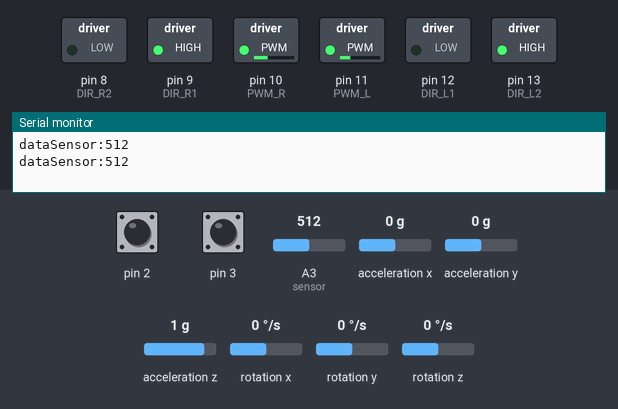
This sketch was run on a simulated Arduino Leonardo, built with avr-gcc and run on an emulated ATmega32U4. Parts: switched loads named in the sketch (green lamp = pin HIGH), the last lines printed to the serial monitor. Wiring (inferred from the names in the program): MPU-6050 motion sensor at I2C address 0x68. The inputs (shaded band) are chosen by the test bench; at power-on: A3 (sensor) = 512, acceleration y 0 g, acceleration z 1 g, rotation x 0 °/s, pin 2 HIGH, pin 3 HIGH, acceleration x 0 g, rotation y 0 °/s, rotation z 0 °/s.

Above: at 1.46 s.
1.5 s: A3 (sensor) set to 860
4.6 s: acceleration y set to -0.8 g
At 4.97 s:
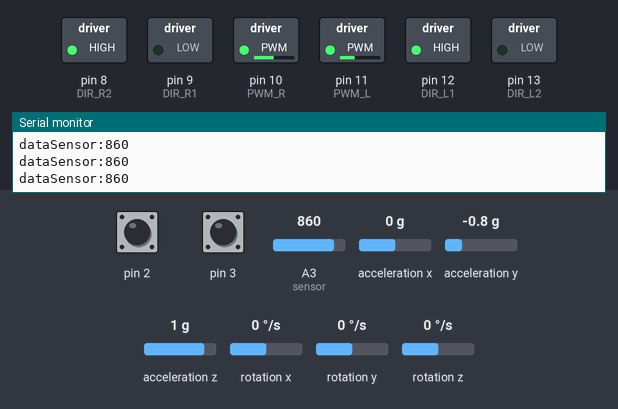
At 5.77 s:
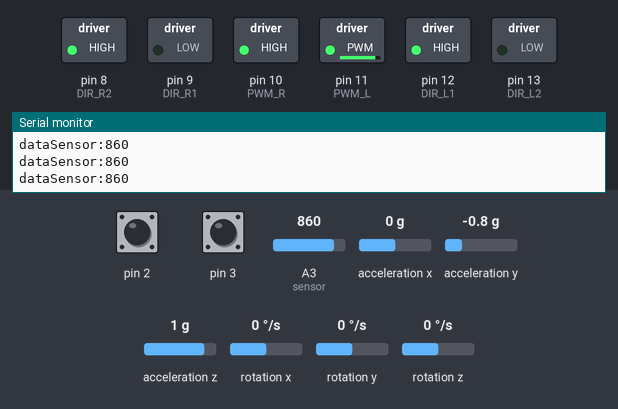
7.7 s: acceleration z set to -1.4 g
9.2 s: acceleration z set to 1.4 g
At 10.64 s:
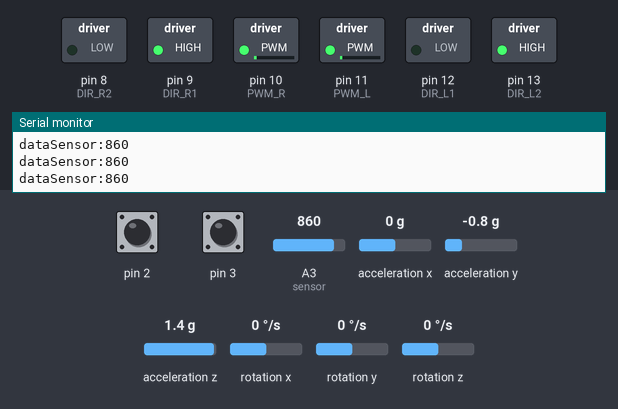
12.3 s: acceleration y set to 0.8 g
At 12.71 s:
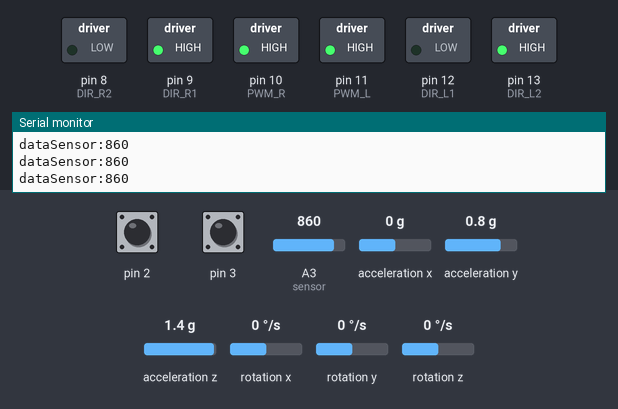
14.2 s: rotation x set to -192 °/s
Timing chart, 0 to 17.8 s (numbered marks = the images above; inputs shaded):
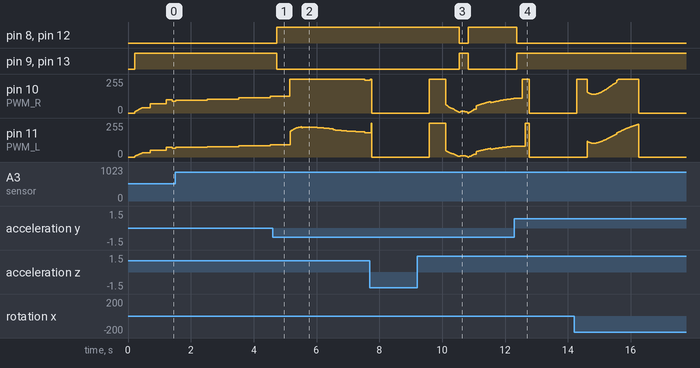

The sketch:

balancingRobot.ino
```cpp
#include <EEPROM.h>
#include <Wire.h>
#include "Kalman.h"
#include "I2C.h"
#include "PinChangeInt.h"

/* Motor */
#define PWM_L 11  //M1
#define PWM_R 10  //M2
#define DIR_R1 9
#define DIR_R2 8
#define DIR_L1 12
#define DIR_L2 13

/* Encoder */
#define SPD_INT_R 2   //interrupt
#define SPD_PUL_R 4
#define SPD_INT_L 3   //interrupt
#define SPD_PUL_L 5

/*  Zone */
uint32_t  ZoneATimer;
uint32_t  ZoneBTimer;
uint32_t  ZoneCTimer;
uint32_t  ZoneDTimer;
uint32_t  checkZoneTimer;

//int dataSensor = 0;
int activeZoneA = 1;
int activeZoneB = 0;
int activeZoneC = 0;
int activeZoneD = 0;

int numberZoneA = 0;
//int roundZoneA = 0;
//int numbertestZone = 0;
int numberZoneB = 0;
//int roundZoneB = 0;
int numberZoneC = 0;
int numberZoneD = 0;


/* Contants */
const double Kp = 6.2;              //proportial gain for tilt angle
const double Kd = 0.3;              //derivative gain for tilt rate
const double Ki = 0.5;              //integral gain for tilt angle
const double Ks = 0.2;              //proportional gain for car velocity based on encoder counts
const double Kl = 0.0;              //proportional gain for car location based on encoder counts
const double maxIntegrator = 50.0;  // maximum integrator accumulator
double angle_zero = 1.0;            // angular offset between the sensor zero tilt and the balance point of the car
const double updateRate = 0.004;    //4ms updates// time between state/control updates

typedef struct State {
  int encCountL = 0;              // raw encoder counts
  int encCountR = 0;              // raw encoder counts
  int pos = 0;                    // position of car in encoder counts
  double angle;                   // tilt of car in degrees
  double gyro;                    // tilt rate of car degrees per second
  double vel;                     // velocity of car in encoder counts per second
  double temp;                    // temperature in degrees
  Kalman kalman;                  // Kalman filter for angle
} State;

typedef struct Command {
  double vel = 0;                 // commanded speed
  double turn = 0;                // commanded turn rate
  double pos = 0;                 // commanded position
  int pwmL = 0;                   // raw motor command
  int pwmR = 0;                   // raw motor command
} Command;

State s;
Command c;

void setup() {
  Serial.begin(9600);
  Serial1.begin(9600);
  Wire.begin();

  pinMode(SPD_PUL_L, INPUT);
  pinMode(SPD_PUL_R, INPUT);
  pinMode(PWM_L, OUTPUT);
  pinMode(PWM_R, OUTPUT);
  pinMode(DIR_L1, OUTPUT);
  pinMode(DIR_L2, OUTPUT);
  pinMode(DIR_R1, OUTPUT);
  pinMode(DIR_R2, OUTPUT);

  // init IMU
  uint8_t i2cData[14];
  TWBR = ((F_CPU / 400000L) - 16) / 2; // Set I2C frequency to 400kHz
  i2cData[0] = 7; // Set the sample rate to 1000Hz - 8kHz/(7+1) = 1000Hz
  i2cData[1] = 0x00; // Disable FSYNC and set 260 Hz Acc filtering, 256 Hz Gyro filtering, 8 KHz sampling
  i2cData[2] = 0x00; // Set Gyro Full Scale Range to ±250deg/s
  i2cData[3] = 0x00; // Set Accelerometer Full Scale Range to ±2g
  while (i2cWrite(0x19, i2cData, 4, false)); // Write to all four registers at once
  while (i2cWrite(0x6B, 0x01, true)); // PLL with X axis gyroscope reference and disable sleep mode
  while (i2cRead(0x75, i2cData, 1));
  if (i2cData[0] != 0x68) { // Read "WHO_AM_I" register
    Serial.print(F("Error reading sensor"));
    while (1);
  }

  // encoder interrupts
  attachInterrupt(digitalPinToInterrupt(2), Encoder_R, FALLING);
  attachInterrupt(digitalPinToInterrupt(3), Encoder_L, FALLING);

  delay(200); // Wait for sensor to stabilize

  updateState(true);
  ZoneATimer = micros();
  ZoneBTimer = micros();
  ZoneCTimer = micros();
  ZoneDTimer = micros();
}

void loop()
{
  if(updateState(false))
  {
    checkZone();
    zoneA();
    zoneB();
    zoneC();
    zoneD();
    updatePWM();
    commandMotors();
  }
}

///////////////// testZone /////////////////
////////////////////////////////////////////
int checkZone()
{
  int dataSensor;

  if((micros() - checkZoneTimer) >= 500000) //0.5s
  {
    dataSensor = analogRead(A3);            //read data from sensor
    Serial.print("dataSensor:");
    Serial.println(dataSensor);

    if(dataSensor > 850 && activeZoneA == 1)
    {
      activeZoneA = 0;
      activeZoneB = 1;
      activeZoneC = 0;
      checkZoneTimer = micros();
    }
    else if(dataSensor <= 850 && activeZoneB == 1)
    {
      activeZoneA = 0;
      activeZoneB = 0;
      activeZoneC = 1;
      checkZoneTimer = micros();
    }
    else if(dataSensor > 850 && activeZoneC == 1)
    {
      activeZoneA = 0;
      activeZoneB = 0;
      activeZoneC = 0;
      activeZoneD = 1;
      checkZoneTimer = micros();
    }
    else if(dataSensor <= 850 && activeZoneD == 1)
    {
      activeZoneA = 0;
      activeZoneB = 0;
      activeZoneC = 0;
      activeZoneD = 0;
      checkZoneTimer = micros();
    }
    else
    {
      checkZoneTimer = micros();
    }
  }
}

///////////////// Zone A /////////////////
//////////////////////////////////////////
int zoneA()
{
  if((micros() - ZoneATimer) >= 500000 && numberZoneA < 2 && activeZoneA == 1) //0.5s
  {
    angle_zero += 3.4;
    numberZoneA++;
    ZoneATimer = micros();
    return 1;
  }
  if((micros() - ZoneATimer) >= 200000 && numberZoneA >= 2 && numberZoneA < 5 && activeZoneA == 1) //0.2s
  {
    angle_zero -= 1.3;
    numberZoneA++;
    ZoneATimer = micros();
    return 1;
  }
  if((micros() - ZoneATimer) >= 500000 && numberZoneA >= 5 && numberZoneA < 6 && activeZoneA == 1)
  {
    angle_zero = 1.0;
    numberZoneA++;
    ZoneATimer = micros();
    return 1;
  }
  if((micros() - ZoneATimer) >= 500000 && numberZoneA == 6 && activeZoneA == 1)
  {
    //angle_zero = 1.0;
    numberZoneA = 0;
    ZoneATimer = micros();
    return 1;
  }
/*  if(roundZoneA == 4 && roundZoneB == 0)
  {
    roundZoneB = 1;
    roundZoneA++;
    //angle_zero = 0.0;
    ZoneATimer = micros();
    return 1;
  } */
 return 0;
}

///////////////// Zone B /////////////////
//////////////////////////////////////////

int zoneB()
{
  if((micros() - ZoneBTimer) >= 1000000 && angle_zero < 24 && activeZoneB == 1) //1s
  {
    angle_zero += 1.1 ;
    //numberZoneB++;
    ZoneBTimer = micros();
    return 1;
  }
  else if((micros() - ZoneBTimer) >= 500000 && angle_zero >= 24 && activeZoneB == 1) //1s
  {
    //angle_zero = 24 ; //27 is ok
    //numberZoneB++;
    ZoneBTimer = micros();
    return 1;
  }
  return 0;
}

///////////////// Zone C /////////////////
//////////////////////////////////////////
int zoneC()
{
  if((micros() - ZoneCTimer) >= 100000 && activeZoneC == 1) //0.1s
  {
    //numberZoneB++;
    if(angle_zero > 1)
    {
      angle_zero -= 2.0;
      ZoneCTimer = micros();
    }
    else
    {
      angle_zero = 0.0;
      ZoneCTimer = micros();
    }
    return 1;
  }
}

///////////////// Zone D /////////////////
//////////////////////////////////////////
int zoneD()
{
  if((micros() - ZoneDTimer) >= 1000000 && angle_zero > -22 && activeZoneD == 1) //1s
  {
    angle_zero -= 1.1 ;
    //numberZoneB++;
    ZoneDTimer = micros();
    return 1;
  }
  else if((micros() - ZoneDTimer) >= 500000 && angle_zero <= -22 && activeZoneD == 1) //1s
  {
    //angle_zero = 24 ; //27 is ok
    //numberZoneB++;
    ZoneBTimer = micros();
    return 1;
  }
  return 0;
}
///////////////// PWM ////////////////////
//////////////////////////////////////////
void updatePWM()
{
  int pwm;
  static int angleSum = 0;

  angleSum += s.angle;
  angleSum = constrain(angleSum, -maxIntegrator, maxIntegrator);

  pwm = s.angle * Kp                  // gain for angle
      + s.gyro * Kd                   // gain for rotation rate
      + angleSum * Ki                 // gain for integrated angle
      + (c.vel - s.vel) * Ks          // gain for car speed
      + (c.pos - s.pos) * Kl;         // gain for car location

  c.pwmL = pwm + c.turn;
  c.pwmR = pwm - c.turn;

  //Serial.print("angleSum:");
  //Serial.print(angleSum);
  //Serial.print(" s.pos:");
  //Serial.println(s.pos);
}

void commandMotors()
{
  uint8_t cmdL, cmdR;

  if (c.pwmL < 0)
  {
    digitalWrite(DIR_L1, HIGH);
    digitalWrite(DIR_L2, LOW);
    cmdL = c.pwmL < -255 ? 255 : -c.pwmL;
  }
  else
  {
    digitalWrite(DIR_L1, LOW);
    digitalWrite(DIR_L2, HIGH);
    cmdL = c.pwmL > 255 ? 255 : c.pwmL;
  }

  if (c.pwmR < 0)
  {
    digitalWrite(DIR_R1, LOW);
    digitalWrite(DIR_R2, HIGH);
    cmdR = c.pwmR < -255 ? 255 : -c.pwmR;
  }
  else
  {
    digitalWrite(DIR_R1, HIGH);
    digitalWrite(DIR_R2, LOW);
    cmdR = c.pwmR > 255 ? 255 : c.pwmR;
  }
  if(s.angle > 45 || s.angle < -45)
  {
    cmdR = 0;
    cmdL = 0;
  }
  analogWrite(PWM_L, cmdL);
  analogWrite(PWM_R, 1.35 * cmdR);
}

void Encoder_L()   //car up is positive car down is negative
{
  if (digitalRead(SPD_PUL_L))
    s.encCountL += 1;
  else
    s.encCountL -= 1;
}

void Encoder_R()    //car up is positive car down is negative
{
  if (!digitalRead(SPD_PUL_R))
    s.encCountR += 1;
  else
    s.encCountR -= 1;
}

int updateState(bool init)
{
  static uint32_t timer = 0;
  double kalAngle;
  double accX, accY, accZ;
  double gyroX, gyroY, gyroZ;
  uint8_t i2cData[14];
  uint8_t temperatureRaw;
  double roll, pitch;
  double dt = (double)(micros() - timer) / 1000000; // time since last update

  if(dt >= updateRate || init) // 4ms updates
  {

    /* read IMU */
    while (i2cRead(0x3B, i2cData, 14));
    accX = ((i2cData[0] << 8) | i2cData[1]);
    accY = ((i2cData[2] << 8) | i2cData[3]);
    accZ = ((i2cData[4] << 8) | i2cData[5]);
    temperatureRaw = (i2cData[6] << 8) | i2cData[7];
    gyroX = (i2cData[8] << 8) | i2cData[9];
    gyroY = (i2cData[10] << 8) | i2cData[11];
    gyroZ = (i2cData[12] << 8) | i2cData[13];

    // http://www.freescale.com/files/sensors/doc/app_note/AN3461.pdf eq. 25 and eq. 26
    roll  = atan2(accY, accZ) * RAD_TO_DEG;
    pitch = atan(-accX / sqrt(accY * accY + accZ * accZ)) * RAD_TO_DEG;

    s.gyro = gyroX / 131.0; // Convert to deg/s : http://www.invensense.com/products/motion-tracking/6-axis/mpu-6050/
    s.temp = temperatureRaw / 340.0 + 36.53;

    // This fixes the transition problem when the accelerometer angle jumps between -180 and 180 degrees
    if ((roll < -90 && kalAngle > 90) || (roll > 90 && kalAngle < -90) || init) {
      s.kalman.setAngle(roll);
      kalAngle = roll;
    } else
      kalAngle = s.kalman.getAngle(roll, s.gyro, dt); // Calculate the angle using a Kalman filter

    s.angle = kalAngle + angle_zero;

    // calculate car velocity and position from encoders
    s.pos += (s.encCountL + s.encCountR) / 2;
    s.pos = constrain(s.pos, -1000, 1000);
    s.vel = (s.encCountL + s.encCountR) / 2 / dt; // speed in encoder counts per second

    //Serial.print("encCountL:");
    //Serial.println(s.encCountL);

    //Serial.print("encCountR:");
    //Serial.println(s.encCountL);

    s.encCountL = 0;
    s.encCountR = 0;

    timer = micros();

    //Serial.print("kalAngle:");
    //Serial.println(kalAngle);

   return 1;
  }
  return 0;
}
```

I2C.h
```cpp
/*
 */

const uint8_t IMUAddress = 0x68; // AD0 is logic low on the PCB
const uint16_t I2C_TIMEOUT = 1000; // Used to check for errors in I2C communication


uint8_t i2cWrite(uint8_t registerAddress, uint8_t *data, uint8_t length, bool sendStop) {
  Wire.beginTransmission(IMUAddress);
  Wire.write(registerAddress);
  Wire.write(data, length);
  uint8_t rcode = Wire.endTransmission(sendStop); // Returns 0 on success
  if (rcode) {
    Serial.print(F("i2cWrite failed: "));
    Serial.println(rcode);
  }
  return rcode; // See: http://arduino.cc/en/Reference/WireEndTransmission
}

uint8_t i2cWrite(uint8_t registerAddress, uint8_t data, bool sendStop) {
  return i2cWrite(registerAddress, &data, 1, sendStop); // Returns 0 on success
}


uint8_t i2cRead(uint8_t registerAddress, uint8_t *data, uint8_t nbytes) {
  uint32_t timeOutTimer;
  Wire.beginTransmission(IMUAddress);
  Wire.write(registerAddress);
  uint8_t rcode = Wire.endTransmission(false); // Don't release the bus
  if (rcode) {
    Serial.print(F("i2cRead failed: "));
    Serial.println(rcode);
    return rcode; // See: http://arduino.cc/en/Reference/WireEndTransmission
  }
  Wire.requestFrom(IMUAddress, nbytes, (uint8_t)true); // Send a repeated start and then release the bus after reading
  for (uint8_t i = 0; i < nbytes; i++) {
    if (Wire.available())
      data[i] = Wire.read();
    else {
      timeOutTimer = micros();
      while (((micros() - timeOutTimer) < I2C_TIMEOUT) && !Wire.available());
      if (Wire.available())
        data[i] = Wire.read();
      else {
        Serial.println(F("i2cRead timeout"));
        return 5; // This error value is not already taken by endTransmission
      }
    }
  }
  return 0; // Success
}
```

Kalman.h
```cpp
/*
 Contact information
 -------------------
 */

#ifndef _Kalman_h
#define _Kalman_h

class Kalman {
public:
    Kalman() {
        /* We will set the variables like so, these can also be tuned by the user */
        Q_angle = 0.001;
        Q_bias = 0.003;
        R_measure = 0.03;

        angle = 0; // Reset the angle
        bias = 0; // Reset bias

        P[0][0] = 0; // Since we assume that the bias is 0 and we know the starting angle (use setAngle), the error covariance matrix is set like so - see: http://en.wikipedia.org/wiki/Kalman_filter#Example_application.2C_technical
        P[0][1] = 0;
        P[1][0] = 0;
        P[1][1] = 0;
    };
    // The angle should be in degrees and the rate should be in degrees per second and the delta time in seconds
    double getAngle(double newAngle, double newRate, double dt) {
        // KasBot V2  -  Kalman filter module - http://www.x-firm.com/?page_id=145
        // Modified by Kristian Lauszus
        // See my blog post for more information: http://blog.tkjelectronics.dk/2012/09/a-practical-approach-to-kalman-filter-and-how-to-implement-it

        // Discrete Kalman filter time update equations - Time Update ("Predict")
        // Update xhat - Project the state ahead
        /* Step 1 */
        rate = newRate - bias;
        angle += dt * rate;

        // Update estimation error covariance - Project the error covariance ahead
        /* Step 2 */
        P[0][0] += dt * (dt*P[1][1] - P[0][1] - P[1][0] + Q_angle);
        P[0][1] -= dt * P[1][1];
        P[1][0] -= dt * P[1][1];
        P[1][1] += Q_bias * dt;

        // Discrete Kalman filter measurement update equations - Measurement Update ("Correct")
        // Calculate Kalman gain - Compute the Kalman gain
        /* Step 4 */
        S = P[0][0] + R_measure;
        /* Step 5 */
        K[0] = P[0][0] / S;
        K[1] = P[1][0] / S;

        // Calculate angle and bias - Update estimate with measurement zk (newAngle)
        /* Step 3 */
        y = newAngle - angle;
        /* Step 6 */
        angle += K[0] * y;
        bias += K[1] * y;

        // Calculate estimation error covariance - Update the error covariance
        /* Step 7 */
        P[0][0] -= K[0] * P[0][0];
        P[0][1] -= K[0] * P[0][1];
        P[1][0] -= K[1] * P[0][0];
        P[1][1] -= K[1] * P[0][1];

        return angle;
    };
    void setAngle(double newAngle) { angle = newAngle; }; // Used to set angle, this should be set as the starting angle
    double getRate() { return rate; }; // Return the unbiased rate

    /* These are used to tune the Kalman filter */
    void setQangle(double newQ_angle) { Q_angle = newQ_angle; };
    void setQbias(double newQ_bias) { Q_bias = newQ_bias; };
    void setRmeasure(double newR_measure) { R_measure = newR_measure; };

    double getQangle() { return Q_angle; };
    double getQbias() { return Q_bias; };
    double getRmeasure() { return R_measure; };

private:
    /* Kalman filter variables */
    double Q_angle; // Process noise variance for the accelerometer
    double Q_bias; // Process noise variance for the gyro bias
    double R_measure; // Measurement noise variance - this is actually the variance of the measurement noise

    double angle; // The angle calculated by the Kalman filter - part of the 2x1 state vector
    double bias; // The gyro bias calculated by the Kalman filter - part of the 2x1 state vector
    double rate; // Unbiased rate calculated from the rate and the calculated bias - you have to call getAngle to update the rate

    double P[2][2]; // Error covariance matrix - This is a 2x2 matrix
    double K[2]; // Kalman gain - This is a 2x1 vector
    double y; // Angle difference
    double S; // Estimate error
};

#endif
```

Measured:
- after the input at 4.6 s, pin 8 (DIR_R2), pin 12 (DIR_L1): LOW → HIGH after 0.13 s; pin 9 (DIR_R1), pin 13 (DIR_L2): HIGH → LOW after 0.13 s
- after the input at 9.2 s, pin 8 (DIR_R2), pin 12 (DIR_L1): HIGH → LOW after 1.3 s, → HIGH 0.30 s later; pin 9 (DIR_R1), pin 13 (DIR_L2): LOW → HIGH after 1.3 s, → LOW 0.30 s later
- after the input at 12.3 s, pin 8 (DIR_R2), pin 12 (DIR_L1): HIGH → LOW after 0.07 s; pin 9 (DIR_R1), pin 13 (DIR_L2): LOW → HIGH after 0.07 s
